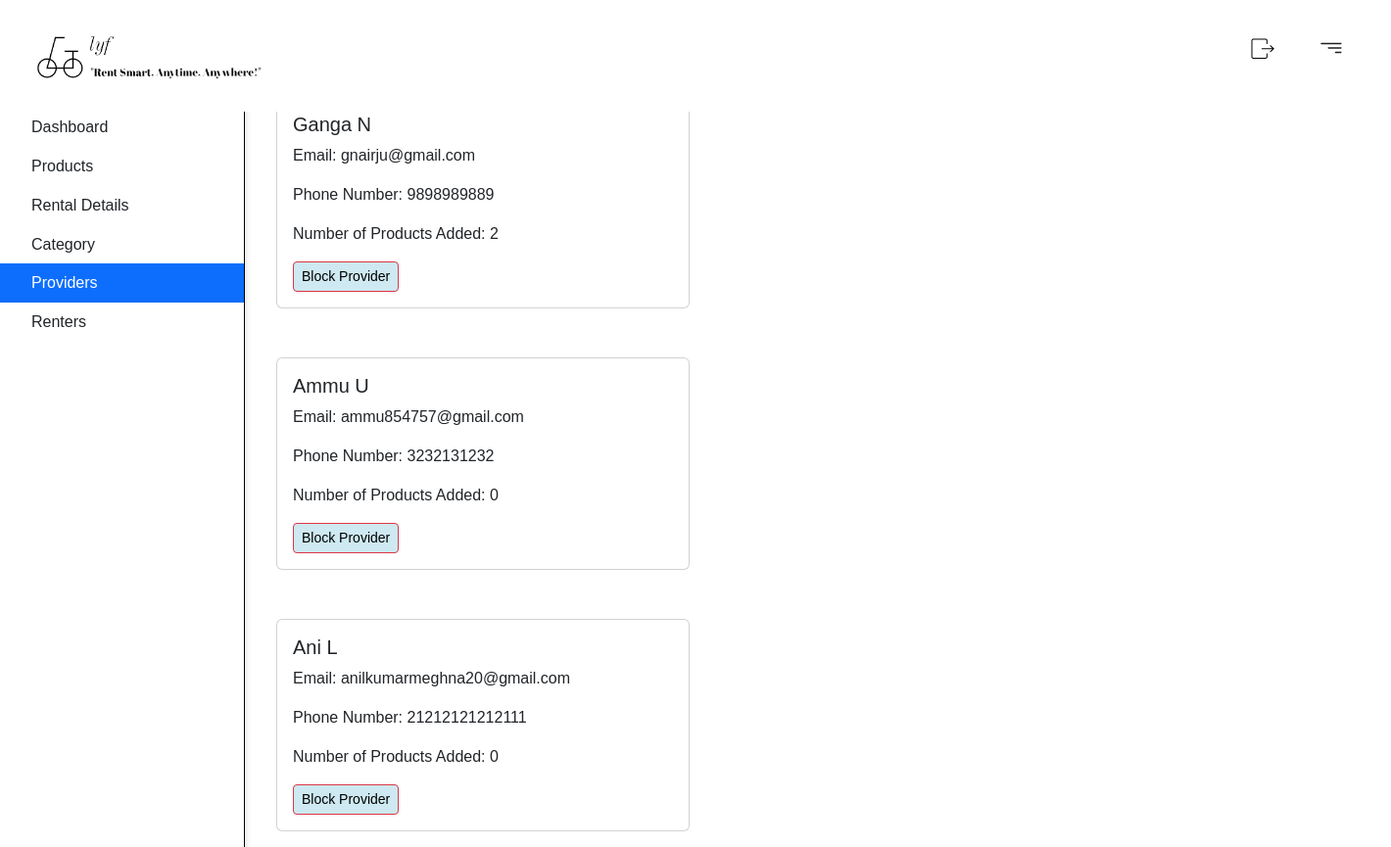
The page /providerList on the database as committed earlier.
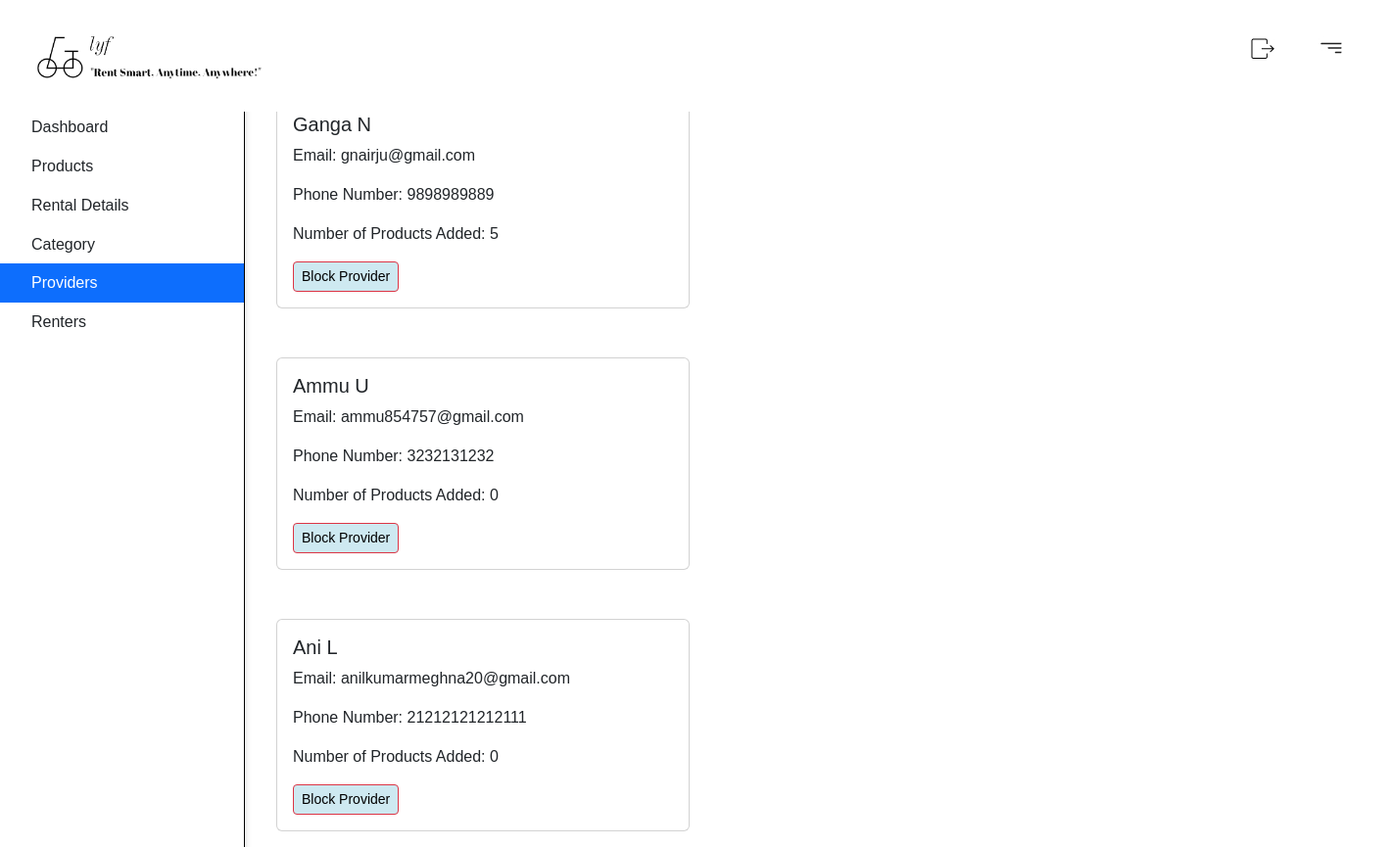
The same page on the database as committed later.
### user/models.py (models this page shows, shortened)
class CustomUser(AbstractBaseUser, PermissionsMixin):
    phone_number_validator = RegexValidator(
        regex=r'^\d{1,15}$',  # This regex allows 1 to 15 digits
        message='Phone number must contain only digits.',
        code='invalid_phone_number'
    )
    email = models.EmailField(unique=True)
    first_name = models.CharField(max_length=30)
    last_name = models.CharField(max_length=30,null=True)
    phone_number = models.CharField(
        max_length=15,
        blank=True,
        null=True,
        validators=[phone_number_validator]
    )
    is_active = models.BooleanField(default=True)
    is_staff = models.BooleanField(default=False)
    date_joined = models.DateTimeField(default=timezone.now)
    objects = CustomUserManager()
    USERNAME_FIELD = 'email'
    REQUIRED_FIELDS = ['first_name', 'last_name','phone_number']
    def get_full_name(self):
        return f"{self.first_name} {self.last_name}"
    class Meta:
        verbose_name = 'User'
        verbose_name_plural = 'Users'

### adminPanel/views.py (the view)
# urls.py: path('providerList',views.providerList,name='providerList'),
def providerList(request):
    provider=CustomUser.objects.filter(is_staff=True).exclude(is_superuser=True)
    return render(request,'adminPanel/providerList.html',{'provider':provider})

### templates/adminPanel/providerList.html (shortened to what this page needs)
{% extends "adminPanel/adminPanel.html" %}
{% block content%}
<div id="sidebarMenu" class="sidebar bg-white">
    <div class="position-sticky">
        <div class="list-group list-group-flush">
            <a href="{% url 'adminPanel:adminPanel' %}" class="list-group-item list-group-item-action py-2 ripple">
                <span>Dashboard</span>
            </a>
            <a href="{% url 'adminPanel:adminProducts' %}" class="list-group-item list-group-item-action py-2 ripple">
                <span>Products</span>
            </a>
            <a href="" class="list-group-item list-group-item-action py-2 ripple">
                <span>Rental Details</span>
            </a>
            <a href="{% url 'adminPanel:adminCategory' %}" class="list-group-item list-group-item-action py-2 ripple ">
                <span>Category</span>
            </a>
            <a href="{% url 'adminPanel:providerList' %}" class="list-group-item list-group-item-action py-2 ripple active">
                <span>Providers</span>
            </a>
            <a href="{% url 'adminPanel:renterList' %}" class="list-group-item list-group-item-action py-2 ripple">
                <span>Renters</span>
            </a>
        </div>
    </div>
</div>
<div class="container mt-40" style="margin-left: 270px; ">
    <h1 class="text-2xl">Provider List</h1>
    {% if provider %}
        {% for user in provider %}
            <div class="card mb-3" style="margin-top: 50px;" >
                <div class="card-body">
                    <h5 class="card-title">{{ user.get_full_name }}</h5>
                    <p class="card-text">Email: {{ user.email }}</p>
                    <p class="card-text">Phone Number: {{ user.phone_number }}</p>
                    <p class="card-text">Number of Products Added: {{ user.products.count }}</p>
                    <form method="post" action="{% url 'adminPanel:blockUnblockUserRenter' user.id %}" class="d-inline">
                        {% if user.is_active %}
                            <button type="submit" class="btn btn-danger btn-sm">Block Provider</button>
                        {% else %}
                            <button type="submit" class="btn btn-success btn-sm">Unblock Provider</button>
                        {% endif %}
                    </form>
                </div>
            </div>
        {% endfor %}
    {% else %}
        <div class="alert alert-info mt-4">
            No providers found.
        </div>
    {% endif %}
</div>
{% endblock %}

Rows that differ between the two databases and show on the page:
changed CustomUser "Ganga N": products.count "2" → "5"
